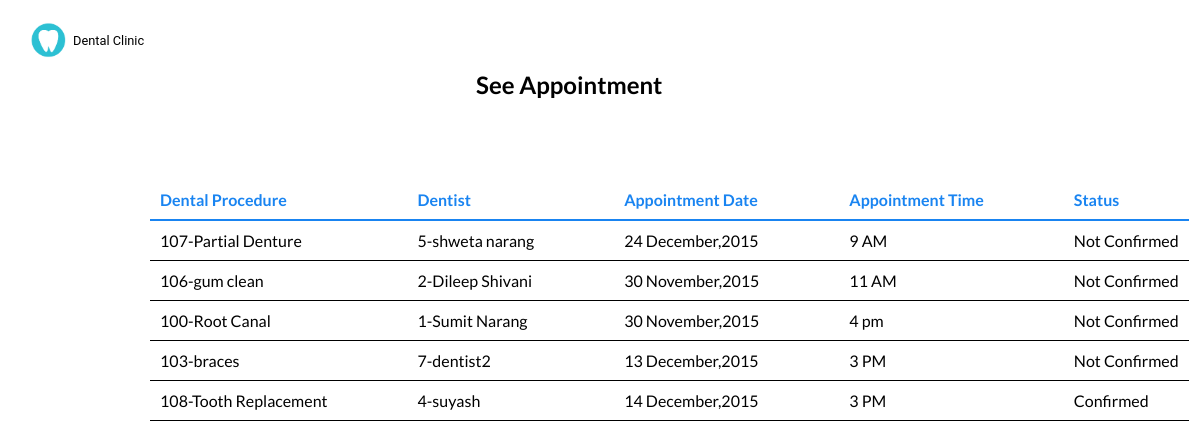
/dental/viewappointment.php (signed in), run on the app's committed database.
### tables this page shows
CREATE TABLE IF NOT EXISTS `appointement` (
  `ser` tinyint(4) NOT NULL,
  `userid` tinyint(3) NOT NULL,
  `code` varchar(25) NOT NULL,
  `dentist` varchar(25) NOT NULL,
  `regdate` varchar(20) NOT NULL,
  `regtime` varchar(5) NOT NULL,
  `status` varchar(15) NOT NULL,
  `d` int(5) NOT NULL
);

### dental/viewappointment.php (the view, shortened to what this page needs)
<!doctype html>
<html lang=en>
<head>
<link rel="stylesheet" type="text/css" href="viewappointment.css">
</head>
<body>
	<img src="download.png" width="40" height="40" class="logo">
		<p class="logotext">Dental Clinic</p>
<div id="container">
<div id="content">
<h2 class="page">See Appointment</h2>
<?php
require('connect-mysql.php');
$q = "SELECT userid ,code,dentist,regdate,regtime,status FROM appointement  WHERE userid=".$_SESSION['userid']." ";
$result = @mysqli_query ($dbcon, $q);
if ($result) {
				echo '<table class="table">
				<tr class="heading"><td class="col head"><b>Dental Procedure</b></td><td class="col head"><b>Dentist</b></td>
				<td class="col head"><b>Appointment Date</b></td>
				<td class="col head"><b>Appointment Time</b></td>
				<td class=" last"><b>Status</b></td>
				</tr>';
				while ($row = mysqli_fetch_array($result, MYSQLI_ASSOC)) {
				echo '<tr class="heading2"><td class="col">' . $row['code'] . '</td>
				<td class="col">' . $row['dentist'] .'</td>
				<td class="col">' . $row['regdate'] .'</td>
				<td class="col">'.  $row['regtime'] . '</td>
				<td class="last1">'.  $row['status'] . '</td>
				</tr>'; }
				echo '</table>';
			   }
else {
		echo '<p class="error">The current users could not be retrieved. We apologize 
		for any inconvenience.</p>';
		echo '<p>' . mysqli_error($dbcon) . '<br><br>Query: ' . $q . '</p>';
     }
?>
</div>
</div>
</body>
</html>

### dental/viewappointment.css (style rules this page uses)
.logo { position: absolute; margin-left: 20px; font-family: 'Roboto', sans-serif; font-size: 0.8em; top: 20px; }
.logotext { position: absolute; margin-left: 65px; top: 20px; font-family: 'Roboto', sans-serif; font-size: 0.8em; color: black; }
.col { font-family: 'Lato', sans-serif; padding-right:80px; }
.head { color: #1984f1; font-family: 'Lato', sans-serif; }
.heading { color: black; border-bottom: 2px solid #1984f1; }
table { border-collapse: collapse; margin-left: 12%; margin-top: 180px; }
.heading2 { border-bottom:1px solid black; }
.page { position: absolute; top: 50px; margin-left: 39%; color: black; font-family: 'Lato', sans-serif; }
td { padding: 10px; }
.last { color: #1984f1; font-family: 'Lato', sans-serif; }
.last1 { font-family: 'Lato', sans-serif; }

### data on the page
appointement: code "107-Partial Denture", dentist "5-shweta narang", regdate "24 December,2015", regtime "9 AM", status "Not Confirmed"
appointement: code "106-gum clean", dentist "2-Dileep Shivani", regdate "30 November,2015", regtime "11 AM", status "Not Confirmed"
appointement: code "100-Root Canal", dentist "1-Sumit Narang", regdate "30 November,2015", regtime "4 pm", status "Not Confirmed"
appointement: code "103-braces", dentist "7-dentist2", regdate "13 December,2015", regtime "3 PM", status "Not Confirmed"
appointement: code "108-Tooth Replacement", dentist "4-suyash", regdate "14 December,2015", regtime "3 PM", status "Confirmed"
